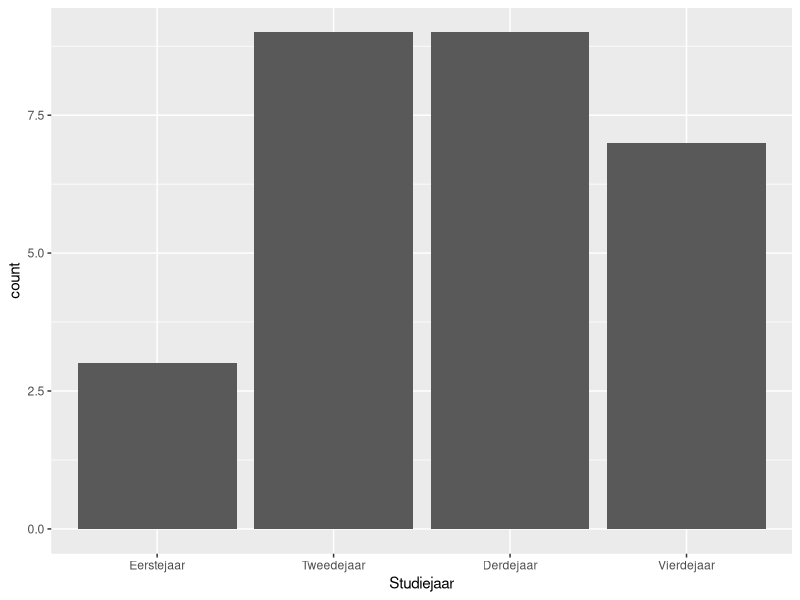

Recreate this plot in R.
library(tidyverse)

studenten_sport <- read.csv("studenten_sport.csv", sep = "&", dec = ",")

studenten_sport$Studiejaar <- factor(studenten_sport$Studiejaar, 
                                     levels = c("Eerstejaar", "Tweedejaar", "Derdejaar", "Vierdejaar"),
                                     ordered = TRUE)

# Vraag C
studenten_sport %>%
  filter(Sportclub == "Ja") %>%
  ggplot(aes(Studiejaar)) +
    geom_bar()
  